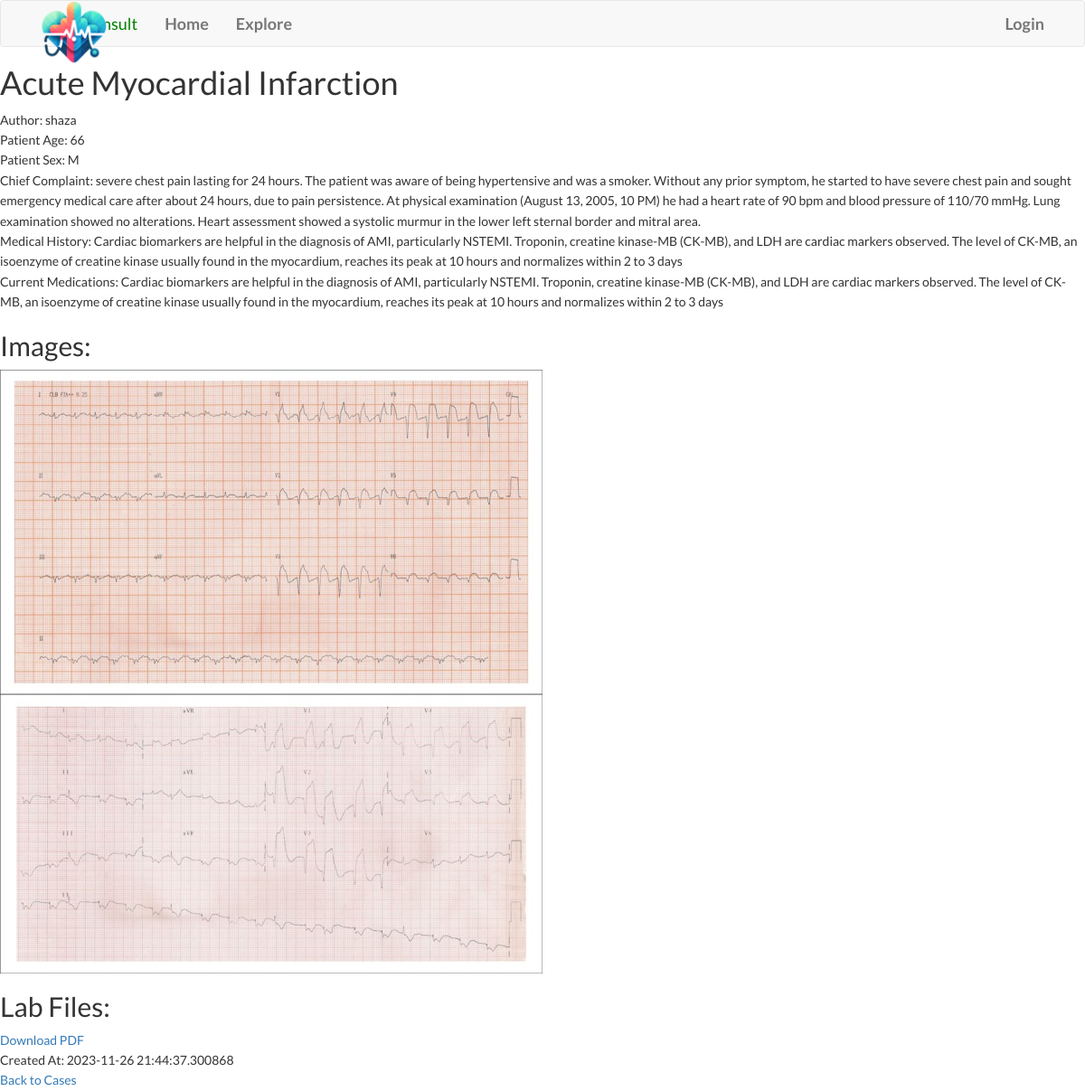
The app's page /show_case/1 with its own data.
### app/models.py (models this page shows, shortened)
class Case(db.Model):
    id = db.Column(db.Integer, primary_key=True)
    title = db.Column(db.String(140))
    patient_age = db.Column(db.String(20))
    patient_sex = db.Column(db.String(10))
    chief_complaint = db.Column(db.Text)
    medical_history = db.Column(db.Text)
    current_medications = db.Column(db.Text)
    image_files = db.Column(db.String(255))  # Store file paths for images
    lab_files = db.Column(db.String(255))  # Store file paths for lab files
    timestamp = db.Column(db.DateTime, index=True, default=datetime.utcnow)
    user_id = db.Column(db.Integer, db.ForeignKey('user.id'))
    def get_images(self):
        return self.image_files.split(',') if self.image_files else []
    def get_lab_files(self):
        return self.lab_files.split(",") if self.lab_files else []

class User(UserMixin,db.Model):
    id = db.Column(db.Integer, primary_key=True)
    username = db.Column(db.String(65), index=True, unique=True)
    email = db.Column(db.String(120), index=True, unique=True)
    password_hash = db.Column(db.String(128))
    bio = db.Column(db.String(200))
    medical_degree = db.Column(db.String(100))
    speciality = db.Column(db.String(100))
    licenses = db.Column(db.String(200))
    last_seen = db.Column(db.DateTime, default=datetime.utcnow)
    cases = db.relationship('Case', backref='author', lazy="dynamic")
    followed = db.relationship(
        'User',
        secondary=followers,
        primaryjoin=(followers.c.follower_id == id),
        secondaryjoin=(followers.c.followed_id == id),
        backref=db.backref('followers',lazy='dynamic'),
        lazy='dynamic'
        )

### app/routes.py (the view)
@app.route("/show_case/<case_id>")
def show_case(case_id):
    case = Case.query.get_or_404(case_id)
    if case:
        return render_template('show_case.html', title=case.title, case=case)

### app/routes.py (called while the page is built)
@app.before_request
def before_request():
    if current_user.is_authenticated:
        current_user.last_seen = datetime.utcnow()
        db.session.commit()

### app/templates/show_case.html
{% extends "base.html" %}
{% block content %}
<h1>{{ case.title }}</h1>
<p>Author: {{ case.author.username }}</p>
<p>Patient Age: {{ case.patient_age }}</p>
<p>Patient Sex: {{ case.patient_sex }}</p>
<p>Chief Complaint: {{ case.chief_complaint }}</p>
<p>Medical History: {{ case.medical_history }}</p>
<p>Current Medications: {{ case.current_medications }}</p>
{% if case.get_images() %}
  <h2>Images:</h2>
  <ul>
    {% for image_path in case.get_images() %}
      <li>
        <img src="{{ url_for('static', filename=image_path) }}" alt="Image">
      </li>
    {% endfor %}
  </ul>
{% endif %}
{% if case.get_lab_files() %}
  <h2>Lab Files:</h2>
  <ul>
    {% for lab_file_path in case.get_lab_files() %}
      <li>
        <a href="{{ url_for('static', filename=lab_file_path) }}" >Download PDF</a>
      </li>
    {% endfor %}
  </ul>
{% endif %}
<p>Created At: {{ case.timestamp }}</p>
<p><a href="{{ url_for('index') }}">Back to Cases</a></p>
{% endblock %}

### app/templates/base.html (shortened to what this page needs)
{% extends 'bootstrap/base.html' %}
{% block head %}
    {{ super() }}
    <link rel="stylesheet" href="{{ url_for('static', filename='css/base.css') }}">
{% endblock %}
{% block navbar %}
    <nav class="navbar navbar-default">
        <div class="container">
            <div class="navbar-header">
                <a  href="{{ url_for('index') }}">
                    <img id="logo" src="{{ url_for('static', filename='images/mediconsult_.png') }}">
                </a>
                <a class="navbar-brand" href="{{ url_for('index') }}" style="color:green; margin-left:5px">MediConsult</a>            </div>
                <div class="collapse navbar-collapse" id="bs-example-navbar-collapse-1">
                <ul class="nav navbar-nav">
                    <li><a href="{{ url_for('index') }}">Home</a></li>
                    <li><a href="{{ url_for('explore') }}">Explore</a></li>
                </ul>
                <ul class="nav navbar-nav navbar-right">
                    {% if current_user.is_anonymous %}
                    <li><a href="{{ url_for('login') }}">Login</a></li>
                    {% else %}
                    <li><a href="{{ url_for('user', username=current_user.username) }}">Profile</a></li>
                    <li><a href="{{ url_for('logout') }}">Logout</a></li>
                    {% endif %}
                </ul>
            </div>
        </div>
    </nav>
{% endblock %}

### app/static/css/base.css (style rules this page uses)
body, ul, li, p { margin: 0; padding: 0; }
body { font-family: 'Lato', sans-serif; line-height: 1.6; font-size: 14px; min-height: 100vh; }
#logo { width: 10%; position: absolute; top: -24px; left: 20px; margin-right: 3px; }
.navbar-brand { margin-left: 3px; }
nav li a { font-weight: 600; font-size: 18px; }

### records on screen
Case: title "Acute Myocardial Infarction", patient_age "66", patient_sex "M", chief_complaint "severe chest pain lasting for 24 hours. The patient was aware of being hypertensive and was a smoker. Without any prior symptom, he started to have severe chest pain and sought emergency medical care after about 24 hours, due to pain persistence. At physical examination (August 13, 2005, 10 PM) he had a heart rate of 90 bpm and blood pressure of 110/70 mmHg. Lung examination showed no alterations. Heart assessment showed a systolic murmur in the lower left sternal border and mitral area.", medical_history "Cardiac biomarkers are helpful in the diagnosis of AMI, particularly NSTEMI. Troponin, creatine kinase-MB (CK-MB), and LDH are cardiac markers observed. The level of CK-MB, an isoenzyme of creatine kinase usually found in the myocardium, reaches its peak at 10 hours and normalizes within 2 to 3 days", current_medications "Cardiac biomarkers are helpful in the diagnosis of AMI, particularly NSTEMI. Troponin, creatine kinase-MB (CK-MB), and LDH are cardiac markers observed. The level of CK-MB, an isoenzyme of creatine kinase usually found in the myocardium, reaches its peak at 10 hours and normalizes within 2 to 3 days", timestamp "2023-11-26 21:44:37.300868"
User: author.username "shaza"
